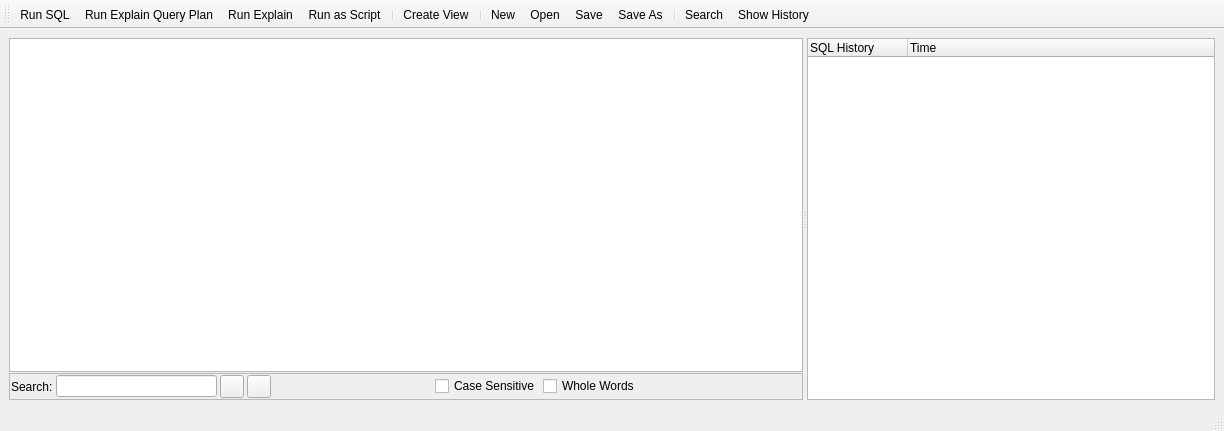
<?xml version="1.0" encoding="UTF-8"?>
<ui version="4.0">
 <class>SqlEditor</class>
 <widget class="QMainWindow" name="SqlEditor">
  <property name="geometry">
   <rect>
    <x>0</x>
    <y>0</y>
    <width>1224</width>
    <height>431</height>
   </rect>
  </property>
  <property name="windowTitle">
   <string>SqlEditor</string>
  </property>
  <widget class="QWidget" name="centralwidget">
   <layout class="QGridLayout" name="gridLayout">
    <item row="0" column="0">
     <widget class="QSplitter" name="splitter">
      <property name="orientation">
       <enum>Qt::Horizontal</enum>
      </property>
      <property name="childrenCollapsible">
       <bool>false</bool>
      </property>
      <widget class="QWidget" name="layoutWidget">
       <layout class="QVBoxLayout">
        <property name="spacing">
         <number>1</number>
        </property>
        <item>
         <widget class="SqlEditorWidget" name="sqlTextEdit"/>
        </item>
        <item>
         <widget class="QFrame" name="searchFrame">
          <property name="frameShape">
           <enum>QFrame::StyledPanel</enum>
          </property>
          <property name="frameShadow">
           <enum>QFrame::Raised</enum>
          </property>
          <layout class="QGridLayout">
           <property name="margin">
            <number>1</number>
           </property>
           <property name="spacing">
            <number>3</number>
           </property>
           <item row="0" column="3">
            <widget class="QToolButton" name="nextToolButton">
             <property name="toolTip">
              <string>Search Next</string>
             </property>
             <property name="shortcut">
              <string>F3</string>
             </property>
            </widget>
           </item>
           <item row="0" column="6">
            <widget class="QCheckBox" name="wholeWordsCheckBox">
             <property name="text">
              <string>Whole Words</string>
             </property>
            </widget>
           </item>
           <item row="0" column="1">
            <widget class="QLineEdit" name="searchEdit"/>
           </item>
           <item row="0" column="5">
            <widget class="QCheckBox" name="caseCheckBox">
             <property name="text">
              <string>Case Sensitive</string>
             </property>
            </widget>
           </item>
           <item row="0" column="0">
            <widget class="QLabel" name="label">
             <property name="text">
              <string>Search:</string>
             </property>
            </widget>
           </item>
           <item row="0" column="2">
            <widget class="QToolButton" name="previousToolButton">
             <property name="toolTip">
              <string>Search previous</string>
             </property>
             <property name="shortcut">
              <string>Shift+F3</string>
             </property>
            </widget>
           </item>
           <item row="0" column="7">
            <spacer>
             <property name="orientation">
              <enum>Qt::Horizontal</enum>
             </property>
             <property name="sizeHint" stdset="0">
              <size>
               <width>40</width>
               <height>20</height>
              </size>
             </property>
            </spacer>
           </item>
           <item row="0" column="4">
            <spacer>
             <property name="orientation">
              <enum>Qt::Horizontal</enum>
             </property>
             <property name="sizeHint" stdset="0">
              <size>
               <width>40</width>
               <height>20</height>
              </size>
             </property>
            </spacer>
           </item>
          </layout>
         </widget>
        </item>
       </layout>
      </widget>
      <widget class="QTreeWidget" name="historyTreeWidget">
       <property name="alternatingRowColors">
        <bool>true</bool>
       </property>
       <property name="selectionBehavior">
        <enum>QAbstractItemView::SelectItems</enum>
       </property>
       <column>
        <property name="text">
         <string>SQL History</string>
        </property>
       </column>
       <column>
        <property name="text">
         <string>Time</string>
        </property>
       </column>
      </widget>
     </widget>
    </item>
   </layout>
  </widget>
  <widget class="QToolBar" name="toolBar">
   <property name="windowTitle">
    <string>Editor Tools</string>
   </property>
   <property name="orientation">
    <enum>Qt::Horizontal</enum>
   </property>
   <attribute name="toolBarArea">
    <enum>TopToolBarArea</enum>
   </attribute>
   <attribute name="toolBarBreak">
    <bool>false</bool>
   </attribute>
   <addaction name="actionRun_SQL"/>
   <addaction name="actionRun_ExplainQueryPlan"/>
   <addaction name="actionRun_Explain"/>
   <addaction name="actionRun_as_Script"/>
   <addaction name="separator"/>
   <addaction name="actionCreateView"/>
   <addaction name="separator"/>
   <addaction name="action_New"/>
   <addaction name="action_Open"/>
   <addaction name="action_Save"/>
   <addaction name="actionSave_As"/>
   <addaction name="separator"/>
   <addaction name="actionSearch"/>
   <addaction name="actionShow_History"/>
  </widget>
  <widget class="QStatusBar" name="statusBar"/>
  <action name="actionRun_SQL">
   <property name="text">
    <string>&amp;Run SQL</string>
   </property>
   <property name="toolTip">
    <string>Run SQL (F9)</string>
   </property>
   <property name="shortcut">
    <string>F9</string>
   </property>
  </action>
  <action name="actionRun_Explain">
   <property name="text">
    <string>Run &amp;Explain</string>
   </property>
   <property name="toolTip">
    <string>Run Explain (F6)</string>
   </property>
   <property name="shortcut">
    <string>F6</string>
   </property>
  </action>
  <action name="actionRun_ExplainQueryPlan">
   <property name="text">
    <string>Run Explain &amp;Query Plan</string>
   </property>
   <property name="toolTip">
    <string>Run Explain Query Plan (F7)</string>
   </property>
   <property name="shortcut">
    <string>F7</string>
   </property>
  </action>
  <action name="action_Open">
   <property name="text">
    <string>&amp;Open...</string>
   </property>
   <property name="shortcut">
    <string>Ctrl+O</string>
   </property>
  </action>
  <action name="action_Save">
   <property name="text">
    <string>&amp;Save</string>
   </property>
   <property name="toolTip">
    <string>Save (Ctrl+S)</string>
   </property>
   <property name="shortcut">
    <string>Ctrl+S</string>
   </property>
  </action>
  <action name="action_New">
   <property name="text">
    <string>&amp;New</string>
   </property>
   <property name="shortcut">
    <string>Ctrl+N</string>
   </property>
  </action>
  <action name="actionSave_As">
   <property name="text">
    <string>Save &amp;As...</string>
   </property>
  </action>
  <action name="actionCreateView">
   <property name="text">
    <string>Create View</string>
   </property>
   <property name="toolTip">
    <string>Create view from the current select statement</string>
   </property>
  </action>
  <action name="actionSearch">
   <property name="checkable">
    <bool>true</bool>
   </property>
   <property name="text">
    <string>Search</string>
   </property>
   <property name="toolTip">
    <string>Search in the SQL file (Ctrl+F)</string>
   </property>
   <property name="shortcut">
    <string>Ctrl+F</string>
   </property>
  </action>
  <action name="actionRun_as_Script">
   <property name="text">
    <string>Run as Script</string>
   </property>
   <property name="toolTip">
    <string>Run multiple SQL statements from current cursor position in one batch (F5)</string>
   </property>
   <property name="shortcut">
    <string>F5</string>
   </property>
  </action>
  <action name="actionShow_History">
   <property name="checkable">
    <bool>true</bool>
   </property>
   <property name="text">
    <string>Show History</string>
   </property>
   <property name="toolTip">
    <string>Show SQL statement history</string>
   </property>
  </action>
 </widget>
 <customwidgets>
  <customwidget>
   <class>SqlEditorWidget</class>
   <extends>QTextEdit</extends>
   <header>sqleditorwidget.h</header>
  </customwidget>
 </customwidgets>
 <resources/>
 <connections/>
</ui>
